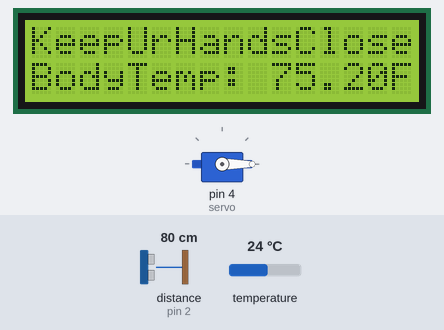
A sketch run on a simulated Arduino Uno, built with avr-gcc and run on an emulated ATmega328P. Shown: 16×2 character LCD, servo. Wiring (inferred from the names in the program): ultrasonic range finder: trigger pin 3; echo pin 2. Inputs (shaded band) come from the test bench; at power-on: distance to the obstacle (sensor on pin 2) 80 cm, temperature 24 °C. The echo pulse lasts 58.3 µs per cm; what the sketch prints to the serial monitor is not drawn.

Above: at 3.2 s.
3.3 s: distance to the obstacle (sensor on pin 2) set to 9 cm
At 4.6 s:
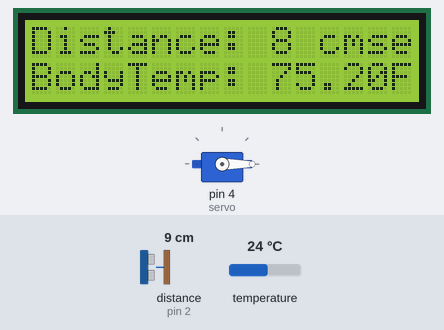
5.6 s: distance to the obstacle (sensor on pin 2) set to 6 cm
At 8.8 s:
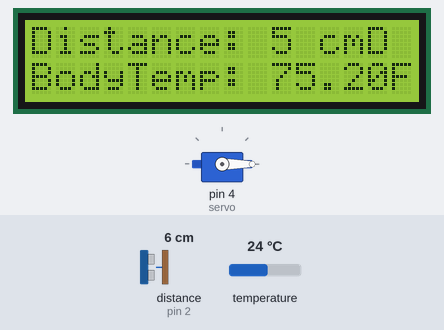
10.3 s: distance to the obstacle (sensor on pin 2) set to 18 cm
At 11.8 s:
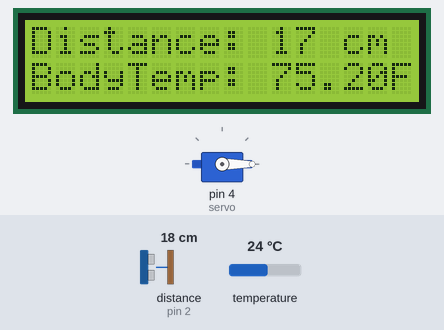
12.9 s: distance to the obstacle (sensor on pin 2) set to 9 cm
At 14.8 s:
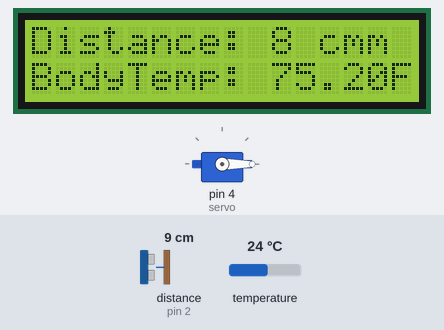
17.6 s: temperature set to 12 °C
At 18.5 s:
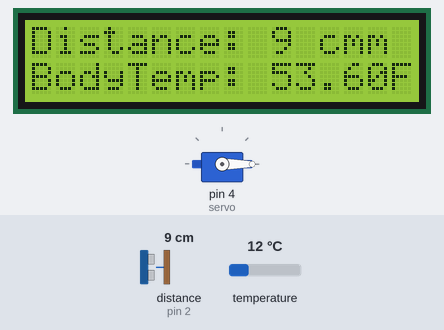
19.5 s: temperature set to 19 °C
At 21.4 s:
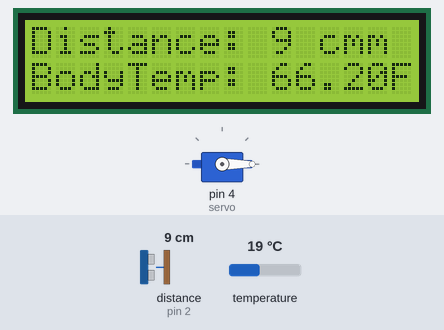
Timing chart, 0 to 22.9 s (numbered marks = the images above; inputs shaded):
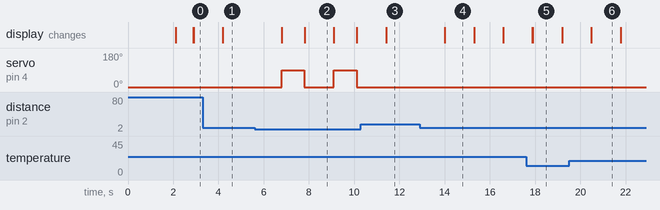

Measured:
- the behaviour switches between 8 and 7 cm on distance to the obstacle (sensor on pin 2) (found by bisection; images 1 and 2)
- after the input at 3.3 s, the display: changes after 0.90 s (image 1)
- after the input at 5.6 s, servo on pin 4 (servo): alternates 90° for 1.0 s and 0° for 1.3 s, starting after 1.2 s; the display: first changes after 1.2 s (image 2 shows a later state)
- after the input at 10.3 s, servo on pin 4 (servo): stays 0° (without the input it goes to 90° after 1.1 s); the display: changes after 1.1 s (image 3)
- after the input at 12.9 s, the display: changes after 1.1 s (image 4)
- after the input at 17.6 s, the display: first changes after 0.28 s (image 5 shows a later state)
- after the input at 19.5 s, the display: first changes after 0.97 s (image 6 shows a later state)

The sketch:

automatic_hand_sanitizer_using_display.ino
```cpp
#include <Servo.h>
#include <Wire.h>
#include <LiquidCrystal_I2C.h>

#include <OneWire.h>//
#include <DallasTemperature.h>//

#define ONE_WIRE_BUS 8
#define trigPin 3
#define echoPin 2

OneWire oneWire(ONE_WIRE_BUS);//
DallasTemperature sensors(&oneWire);//

LiquidCrystal_I2C lcd(0x27,16,2);
Servo servo;
int sound = 250;

void setup() {
Serial.begin (9600);
sensors.begin(); //

pinMode(trigPin, OUTPUT);
pinMode(echoPin, INPUT);
  lcd.begin(16,2);
  lcd.backlight();
  lcd.clear();
  lcd.setCursor(1,0);
  lcd.print("Hand Sanitizer");
  delay(2000);
  lcd.setCursor(0,0);
  lcd.clear();

servo.attach(4);
servo.write(0);
}

void loop() {

//temp sensor code
Serial.print("Requesting temperatures...");
sensors.requestTemperatures();
Serial.println("DONE");
float tempC = sensors.getTempCByIndex(0);
if (tempC != DEVICE_DISCONNECTED_C)
  {
    Serial.print("Temperature for the device 1 (index 0) is: ");
    Serial.println(tempC);
    //lcd.setCursor(0, 0);
    //lcd.print("Temperature:");
    lcd.setCursor(0, 1);
    //lcd.print(tempC);
    //lcd.print((char)223);
    lcd.print("BodyTemp: ");
    lcd.print(DallasTemperature::toFahrenheit(tempC));
    lcd.print("F");
  }
  else
  {
    Serial.println("Error: Could not read temp!");
  }

//sanitizer code
long duration, distance;
digitalWrite(trigPin, LOW);
delayMicroseconds(2);
digitalWrite(trigPin, HIGH);
delayMicroseconds(10);
digitalWrite(trigPin, LOW);
duration = pulseIn(echoPin, HIGH);
distance = (duration/2) / 29.1;
if (distance < 7) {
lcd.setCursor(0, 0);
lcd.print(" Dispensing  :D ");
servo.write(90);
delay(1000);
servo.write(0);
}
if (distance > 30 || distance <= 0){
lcd.setCursor(0, 0);
lcd.print("KeepUrHandsClose ");
Serial.println("KeepUrHandsClose");
}
else {
Serial.println(distance);
lcd.setCursor(0, 0);
lcd.print("Distance: ");
lcd.print(distance);
lcd.print(" cm");
}
delay(500);
}
```
